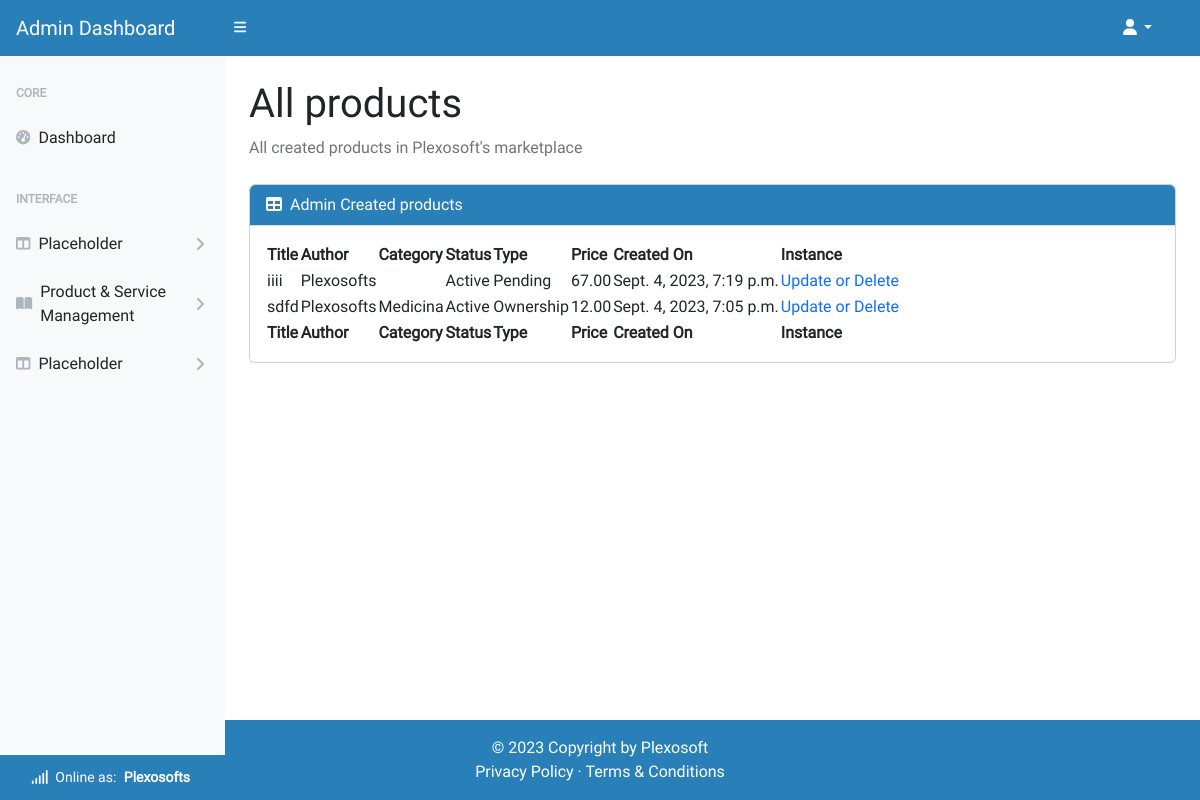
Page /account/admin/all_product/ (signed in) on the earlier database version.
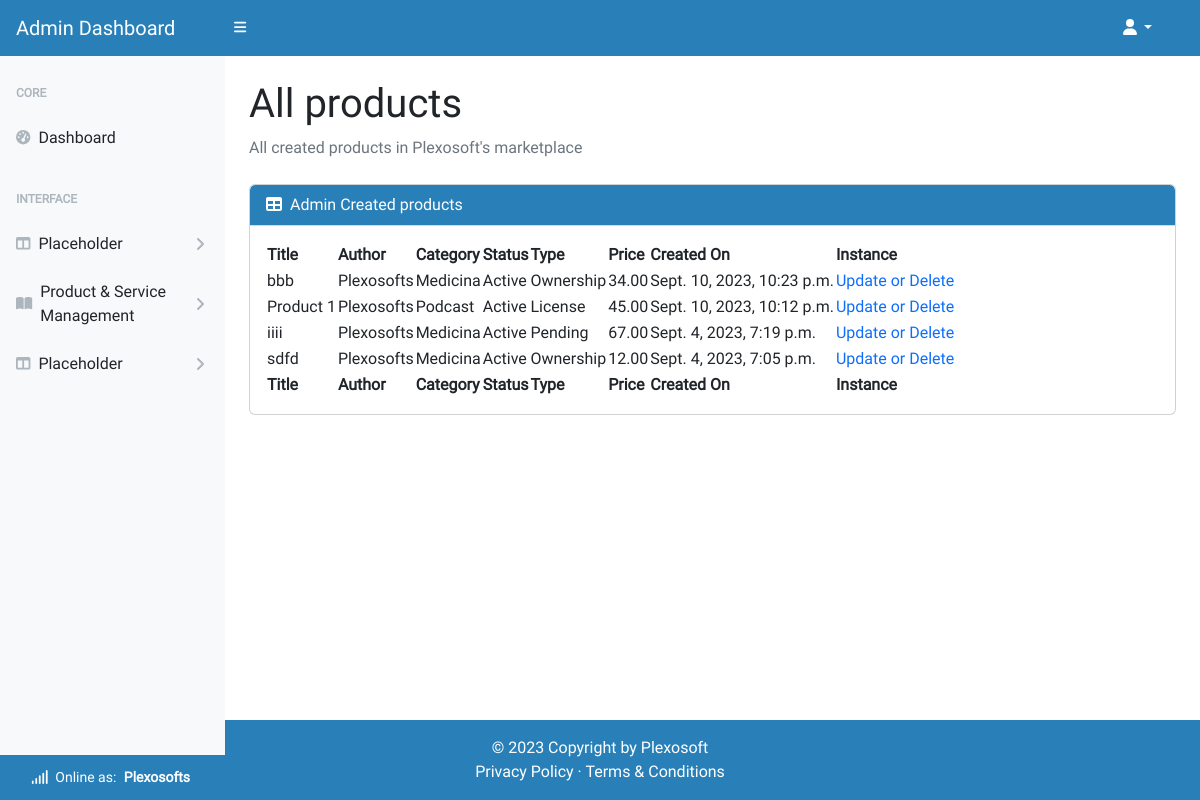
Same page on the later database version.
### product_service/models.py (models this page shows, shortened)
class Product(models.Model):
    title = models.CharField(max_length=64, unique=True)
    sku = models.CharField(max_length=64, unique=True)
    price = models.DecimalField(max_digits=6, decimal_places=2)
    description = models.TextField(max_length=256)
    status = models.IntegerField(choices=STATUS, default=0)
    category = models.ForeignKey(
        Category, on_delete=models.SET_NULL,
        related_name='product_categories', null=True, blank=True)
    excerpt = models.CharField(max_length=128)
    type = models.IntegerField(choices=SCOPE_TYPE, default=1)
    instance = models.IntegerField(choices=INSTANCE_TYPE, default=0)
    code = models.ManyToManyField(CodeType, related_name="code_type")
    service = models.ManyToManyField(ServiceType, related_name="service_type")
    preview = models.URLField(
        max_length=1024, null=True, blank=True, unique=True)
    docs = models.URLField(
        max_length=1024, null=True, blank=True, unique=True)
    slug = models.SlugField(max_length=200, unique=True, blank=True)
    image = models.ImageField(null=True, blank=True)
    image_url = models.URLField(max_length=1024, null=True, blank=True)
    author = models.ForeignKey(
        'homepage.UserProfile', on_delete=models.SET_NULL,
        related_name='product_authors', null=True)
    created_on = models.DateTimeField(auto_now_add=True)
    likes = models.ManyToManyField(
        'homepage.Like', related_name='product_likes', blank=True)
    comments = models.ManyToManyField(
        'homepage.Comment', related_name='product_comments', blank=True)
    transactions = models.ManyToManyField(
        'homepage.UserProfile', through='Transaction',
        related_name='product_transactions', blank=True)
    download_url = models.ManyToManyField(
        'Download', related_name='product_downloads', blank=True)
    class Meta:
        ordering = ['title']

class Category(models.Model):
    category_name = models.CharField(max_length=64, unique=True)
    alt_name = models.CharField(max_length=64, unique=True)
    class Meta:
        ordering = ['category_name']
        verbose_name_plural = "Categories"

### homepage/models.py (models this page shows)
class UserProfile(AbstractUser):
    email = models.EmailField(
        unique=True)
    role = models.IntegerField(choices=ROLES, default=0)
    type = models.IntegerField(choices=USER_TYPE, default=0)
    status = models.IntegerField(choices=STATUS, default=2)
    user_transactions = models.ManyToManyField(
        'product_service.Product',
        through='product_service.Transaction',
        related_name='user_profiles')
    class Meta:
        ordering = ['username']
    def __str__(self):
        return f'{self.username}'

### product_service/views.py (the view)
# urls.py: path('account/admin/all_product/', ProductList.as_view(),
class ProductList(ProductBaseListView):
    template_name = 'admin-dashboard/all_products.html'
    context_object_name = 'admin_all_products'

### admin_dashboard/views.py (called while the page is built)
    def test_func(self):
        user_profile = self.request.user
        return user_profile and user_profile.role == 1

### homepage/custom_context_processors.py (called while the page is built)
def get_verified_email(request):
    if request.user.is_authenticated:
        try:
            email_object = EmailAddress.objects.get(user=request.user)
            if email_object.verified:
                return {'get_verified_email': email_object}
        except EmailAddress.DoesNotExist:
            pass
    return {'get_verified_email': None}

### product_service/views.py (called while the page is built)
    def get_queryset(self):
        return Product.objects.order_by('-created_on')

### admin_dashboard/templates/admin-dashboard/all_products.html
{% extends "admin-dashboard/base.html" %}
{% block content%}
<main class="pb-5 mb-5">
    <div class="container-fluid p-4 pt-0 pb-5">
        <h1 class="mt-4">All products</h1>
        <ol class="breadcrumb mb-4">
            <li class="breadcrumb-item active">All created products in Plexosoft's marketplace</li>
        </ol>
        <div class="card mb-4">
            <div class="card-header">
                <i class="fas fa-table me-1"></i>
                Admin Created products
            </div>
            <div class="card-body">
                <table id="datatablesSimple">
                    <thead>
                        <tr>
                            <th>Title</th>
                            <th>Author</th>
                            <th>Category</th>
                            <th>Status</th>
                            <th>Type</th>
                            <th>Price</th>
                            <th>Created On</th>
                            <th>Instance</th>
                        </tr>
                    </thead>
                    <tfoot>
                        <tr>
                            <th>Title</th>
                            <th>Author</th>
                            <th>Category</th>
                            <th>Status</th>
                            <th>Type</th>
                            <th>Price</th>
                            <th>Created On</th>
                            <th>Instance</th>
                        </tr>
                    </tfoot>
                    <tbody>
                        {% for product in admin_all_products.all %}
                        <tr>
                            <td>{{ product.title }}</td>
                            <td>{{ product.author }}</td>
                            <td>{{ product.category.category_name }}</td>
                            <td>{{ product.get_status_display }}</td>
                            <td>{{ product.get_type_display }}</td>
                            <td>{{ product.price }}</td>
                            <td>{{ product.created_on }}</td>
                            <td>
                                <a href="{% url 'admin_product_update' product.slug %}">Update or Delete</a>
                            </td>
                        </tr>
                        {% endfor %}
                    </tbody>
                </table>
            </div>
        </div>
    </div>
</main>
{% endblock %}

Differences in the rows shown:
added Product: title "bbb", author "Plexosofts", category.category_name "Medicina", status "Active", type "Ownership", price "34.00", created_on "Sept. 10, 2023, 10:23 p.m."
added Product: title "Product 1", author "Plexosofts", category.category_name "Podcast", status "Active", type "License", price "45.00", created_on "Sept. 10, 2023, 10:12 p.m."
changed Product "iiii": category.category_name (not shown) → "Medicina"
